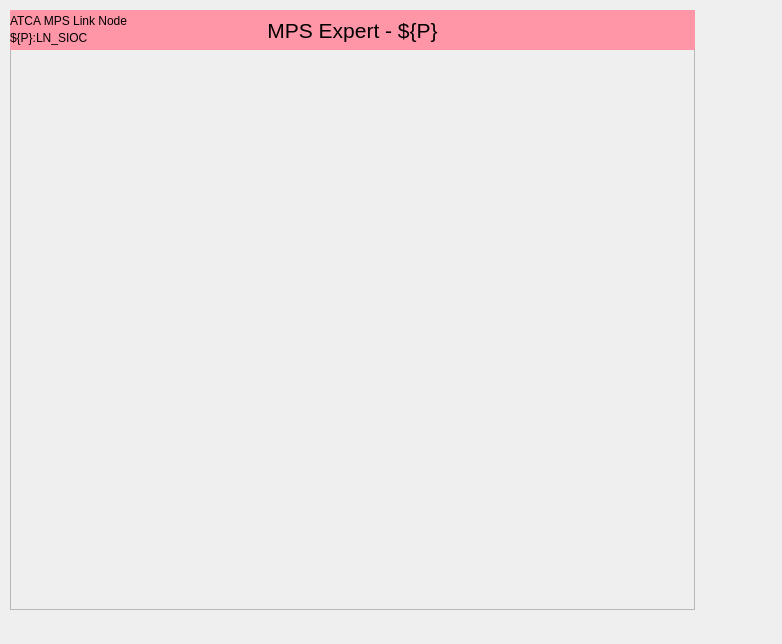
<?xml version="1.0" encoding="UTF-8"?>
<ui version="4.0">
 <class>Form</class>
 <widget class="QWidget" name="Form">
  <property name="geometry">
   <rect>
    <x>0</x>
    <y>0</y>
    <width>782</width>
    <height>644</height>
   </rect>
  </property>
  <property name="windowTitle">
   <string>Form</string>
  </property>
  <widget class="QFrame" name="frame">
   <property name="geometry">
    <rect>
     <x>10</x>
     <y>10</y>
     <width>685</width>
     <height>600</height>
    </rect>
   </property>
   <property name="frameShape">
    <enum>QFrame::StyledPanel</enum>
   </property>
   <property name="frameShadow">
    <enum>QFrame::Raised</enum>
   </property>
   <widget class="PyDMEmbeddedDisplay" name="PyDMEmbeddedDisplay">
    <property name="geometry">
     <rect>
      <x>10</x>
      <y>50</y>
      <width>672</width>
      <height>170</height>
     </rect>
    </property>
    <property name="toolTip">
     <string/>
    </property>
    <property name="frameShape">
     <enum>QFrame::NoFrame</enum>
    </property>
    <property name="filename" stdset="0">
     <string>mps_expert_embed_application_information.ui</string>
    </property>
   </widget>
   <widget class="PyDMEmbeddedDisplay" name="PyDMEmbeddedDisplay_2">
    <property name="geometry">
     <rect>
      <x>10</x>
      <y>250</y>
      <width>672</width>
      <height>150</height>
     </rect>
    </property>
    <property name="toolTip">
     <string/>
    </property>
    <property name="frameShape">
     <enum>QFrame::NoFrame</enum>
    </property>
    <property name="filename" stdset="0">
     <string>mps_expert_embed_FPGA_information.ui</string>
    </property>
   </widget>
   <widget class="PyDMEmbeddedDisplay" name="PyDMEmbeddedDisplay_3">
    <property name="geometry">
     <rect>
      <x>10</x>
      <y>420</y>
      <width>672</width>
      <height>179</height>
     </rect>
    </property>
    <property name="toolTip">
     <string/>
    </property>
    <property name="frameShape">
     <enum>QFrame::NoFrame</enum>
    </property>
    <property name="filename" stdset="0">
     <string>mps_expert_embed_link_node_information.ui</string>
    </property>
   </widget>
   <widget class="QLabel" name="label">
    <property name="geometry">
     <rect>
      <x>0</x>
      <y>0</y>
      <width>685</width>
      <height>40</height>
     </rect>
    </property>
    <property name="font">
     <font>
      <pointsize>16</pointsize>
     </font>
    </property>
    <property name="styleSheet">
     <string notr="true">background-color: rgb(255, 150, 168);</string>
    </property>
    <property name="text">
     <string>MPS Expert - ${P}</string>
    </property>
    <property name="alignment">
     <set>Qt::AlignCenter</set>
    </property>
   </widget>
   <widget class="QLabel" name="label_2">
    <property name="geometry">
     <rect>
      <x>0</x>
      <y>0</y>
      <width>121</width>
      <height>21</height>
     </rect>
    </property>
    <property name="autoFillBackground">
     <bool>false</bool>
    </property>
    <property name="styleSheet">
     <string notr="true">background-color: rgb(255, 150, 168);</string>
    </property>
    <property name="text">
     <string>ATCA MPS Link Node</string>
    </property>
   </widget>
   <widget class="QLabel" name="label_3">
    <property name="geometry">
     <rect>
      <x>0</x>
      <y>20</y>
      <width>81</width>
      <height>16</height>
     </rect>
    </property>
    <property name="styleSheet">
     <string notr="true">background-color: rgb(255, 150, 168);</string>
    </property>
    <property name="text">
     <string>${P}:LN_SIOC</string>
    </property>
   </widget>
  </widget>
 </widget>
 <customwidgets>
  <customwidget>
   <class>PyDMEmbeddedDisplay</class>
   <extends>QFrame</extends>
   <header>pydm.widgets.embedded_display</header>
  </customwidget>
 </customwidgets>
 <resources/>
 <connections/>
</ui>
